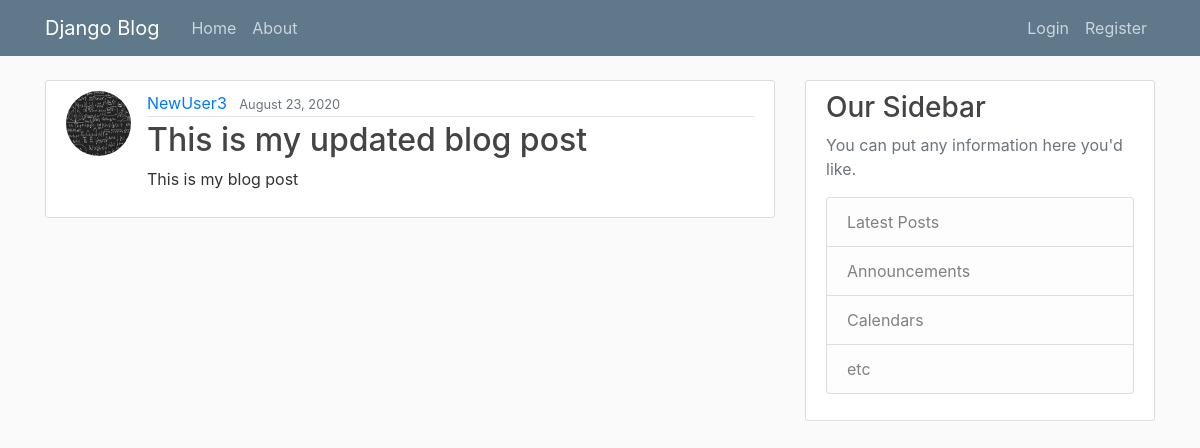
Screenshot of /post/8 with the database file from the repository.
### blog/models.py (models this page shows, shortened)
class Post(models.Model):
    title = models.CharField(max_length = 100)
    content = models.TextField()
    date_posted = models.DateTimeField(default=timezone.now)
    author = models.ForeignKey(User,  on_delete=models.CASCADE)

### users/models.py (models this page shows, shortened)
class Profile(models.Model):
    user = models.OneToOneField(User, on_delete=models.CASCADE)
    bio = models.CharField(max_length=30, default='Bio for user')
    image = models.ImageField(default='default.jpg', upload_to='profile_pics')

### blog/views.py (the view)
# urls.py: path('post/<int:pk>', PostDetailView.as_view(), name='post-detail'),
class PostDetailView(DetailView):
    model = Post

### blog/templates/blog/post_detail.html (shortened to what this page needs)
{% extends "blog/base.html" %}
{% block content %}
    <article class="media content-section">
      <img src="{{ object.author.profile.image.url }}" alt="Profile pic" class='rounded-circle article-img'>
      <div class="media-body">
        <div class="article-metadata">
          <a class="mr-2" href="#">{{ object.author }}</a>
          <small class="text-muted">{{ object.date_posted|date:"F d, Y" }}</small>
        </div>
        <h2 class="article-title">{{ object.title }}</h2>
        <p class="article-content">{{ object.content }}</p>
      </div>
    </article>
{% endblock content %}

### blog/static/blog/main.css (style rules this page uses)
body { background: #fafafa; color: #333333; margin-top: 5rem; }
h1, h2, h3, h4, h5, h6 { color: #444444; }
.content-section { background: #ffffff; padding: 10px 20px; border: 1px solid #dddddd; border-radius: 3px; margin-bottom: 20px; }
.article-title { color: #444444; }
.article-content { white-space: pre-line; }
.article-img { height: 65px; width: 65px; margin-right: 16px; }
.article-metadata { padding-bottom: 1px; margin-bottom: 4px; border-bottom: 1px solid #e3e3e3 }

### rows the page displays
Post: author.profile.image (picture), author "NewUser3", date_posted "August 23, 2020", title "This is my updated blog post", content "This is my blog post"
